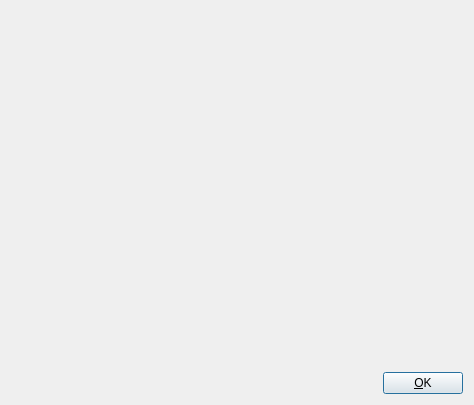
<?xml version="1.0" encoding="UTF-8"?>
<ui version="4.0">
 <class>AboutGnuGamaDialog</class>
 <widget class="QDialog" name="AboutGnuGamaDialog">
  <property name="geometry">
   <rect>
    <x>0</x>
    <y>0</y>
    <width>474</width>
    <height>405</height>
   </rect>
  </property>
  <property name="sizePolicy">
   <sizepolicy hsizetype="MinimumExpanding" vsizetype="MinimumExpanding">
    <horstretch>0</horstretch>
    <verstretch>0</verstretch>
   </sizepolicy>
  </property>
  <property name="windowTitle">
   <string>About GNU Gama</string>
  </property>
  <layout class="QVBoxLayout" name="verticalLayout">
   <item>
    <widget class="QLabel" name="label_Logo">
     <property name="text">
      <string/>
     </property>
     <property name="pixmap">
      <pixmap resource="../qgama-core.qrc">:/images/gama-local.png</pixmap>
     </property>
     <property name="margin">
      <number>3</number>
     </property>
    </widget>
   </item>
   <item>
    <widget class="QLabel" name="label_Text1">
     <property name="text">
      <string/>
     </property>
     <property name="alignment">
      <set>Qt::AlignJustify|Qt::AlignVCenter</set>
     </property>
     <property name="margin">
      <number>3</number>
     </property>
    </widget>
   </item>
   <item>
    <widget class="QLabel" name="label_Text2">
     <property name="text">
      <string/>
     </property>
     <property name="textFormat">
      <enum>Qt::RichText</enum>
     </property>
     <property name="alignment">
      <set>Qt::AlignJustify|Qt::AlignVCenter</set>
     </property>
     <property name="wordWrap">
      <bool>true</bool>
     </property>
     <property name="margin">
      <number>3</number>
     </property>
    </widget>
   </item>
   <item>
    <widget class="QLabel" name="label_Text3">
     <property name="text">
      <string/>
     </property>
     <property name="textFormat">
      <enum>Qt::RichText</enum>
     </property>
     <property name="alignment">
      <set>Qt::AlignJustify|Qt::AlignVCenter</set>
     </property>
     <property name="wordWrap">
      <bool>true</bool>
     </property>
     <property name="margin">
      <number>3</number>
     </property>
    </widget>
   </item>
   <item>
    <widget class="QLabel" name="label_Text4">
     <property name="text">
      <string/>
     </property>
     <property name="textFormat">
      <enum>Qt::RichText</enum>
     </property>
     <property name="alignment">
      <set>Qt::AlignLeading|Qt::AlignLeft|Qt::AlignVCenter</set>
     </property>
     <property name="wordWrap">
      <bool>true</bool>
     </property>
     <property name="margin">
      <number>3</number>
     </property>
    </widget>
   </item>
   <item>
    <layout class="QHBoxLayout" name="horizontalLayout">
     <item>
      <spacer name="horizontalSpacer">
       <property name="orientation">
        <enum>Qt::Horizontal</enum>
       </property>
       <property name="sizeHint" stdset="0">
        <size>
         <width>248</width>
         <height>20</height>
        </size>
       </property>
      </spacer>
     </item>
     <item>
      <widget class="QPushButton" name="pushButton_OK">
       <property name="text">
        <string>&amp;OK</string>
       </property>
      </widget>
     </item>
    </layout>
   </item>
  </layout>
 </widget>
 <resources>
  <include location="../qgama-core.qrc"/>
 </resources>
 <connections>
  <connection>
   <sender>pushButton_OK</sender>
   <signal>clicked()</signal>
   <receiver>AboutGnuGamaDialog</receiver>
   <slot>close()</slot>
   <hints>
    <hint type="sourcelabel">
     <x>349</x>
     <y>348</y>
    </hint>
    <hint type="destinationlabel">
     <x>200</x>
     <y>185</y>
    </hint>
   </hints>
  </connection>
 </connections>
</ui>
